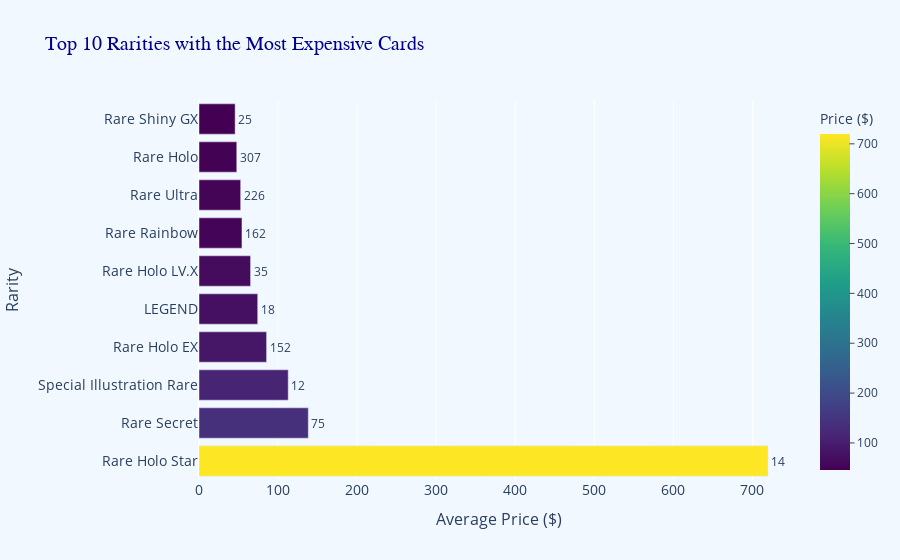

Notebook code for this chart:
### Markdown cell above
# **Top 10 Rarities with the Most Expensive Cards**

### Code cell
rarity_stats = data.groupby('rarity').agg(
    average_price=('average_price', 'mean'),
    card_count=('average_price', 'count')
).sort_values(by='average_price', ascending=False).reset_index()


top_rarities = rarity_stats.head(10)


fig = px.bar(
    top_rarities,
    x='average_price',
    y='rarity',
    orientation='h',
    color='average_price',
    color_continuous_scale='Viridis',
    title="Top 10 Rarities with the Most Expensive Cards",
    labels={'average_price': 'Average Price ($)', 'rarity': 'Rarity'},
    text='card_count')


fig.update_traces(
    hovertemplate='<b>Rarity:</b> %{y}<br>' +
                  '<b>Average Price:</b> $%{x:.2f}<br>' +
                  '<b>Number of Cards:</b> %{text}<br>',
    textposition='outside')


fig.update_layout(
    title_font=dict(size=20, family='Arial', color='darkblue'),
    xaxis=dict(title_font=dict(size=16), tickfont=dict(size=14)),
    yaxis=dict(title_font=dict(size=16), tickfont=dict(size=14)),
    coloraxis_colorbar=dict(title="Price ($)", ticks="outside"),
    plot_bgcolor='rgba(0,0,0,0)',
    paper_bgcolor='rgba(240,248,255,0.9)',)

fig.show()

### Figure 1 — Plotly figure (JSON) as saved in the notebook; plotly's stock layout.template omitted (floating-point values rounded to 4 significant figures)
{"data": [{"alignmentgroup": "True", "hovertemplate": "<b>Rarity:</b> %{y}<br><b>Average Price:</b> $%{x:.2f}<br><b>Number of Cards:</b> %{text}<br>", "legendgroup": "", "marker": {"color": [719.7, 138.2, 112.8, 85.48, 74.23, 65.22, 54.33, 52.7, 47.77, 45.7], "coloraxis": "coloraxis", "pattern": {"shape": ""}}, "name": "", "offsetgroup": "", "orientation": "h", "showlegend": false, "text": [14, 75, 12, 152, 18, 35, 162, 226, 307, 25], "textposition": "outside", "type": "bar", "x": [719.7, 138.2, 112.8, 85.48, 74.23, 65.22, 54.33, 52.7, 47.77, 45.7], "xaxis": "x", "y": ["Rare Holo Star", "Rare Secret", "Special Illustration Rare", "Rare Holo EX", "LEGEND", "Rare Holo LV.X", "Rare Rainbow", "Rare Ultra", "Rare Holo", "Rare Shiny GX"], "yaxis": "y"}], "layout": {"barmode": "relative", "coloraxis": {"colorbar": {"ticks": "outside", "title": {"text": "Price ($)"}}, "colorscale": [[0, "#440154"], [0.1111, "#482878"], [0.2222, "#3e4989"], [0.3333, "#31688e"], [0.4444, "#26828e"], [0.5556, "#1f9e89"], [0.6667, "#35b779"], [0.7778, "#6ece58"], [0.8889, "#b5de2b"], [1, "#fde725"]]}, "legend": {"tracegroupgap": 0}, "paper_bgcolor": "rgba(240,248,255,0.9)", "plot_bgcolor": "rgba(0,0,0,0)", "title": {"font": {"color": "darkblue", "family": "Arial", "size": 20}, "text": "Top 10 Rarities with the Most Expensive Cards"}, "xaxis": {"anchor": "y", "domain": [0, 1], "tickfont": {"size": 14}, "title": {"font": {"size": 16}, "text": "Average Price ($)"}}, "yaxis": {"anchor": "x", "domain": [0, 1], "tickfont": {"size": 14}, "title": {"font": {"size": 16}, "text": "Rarity"}}}}
